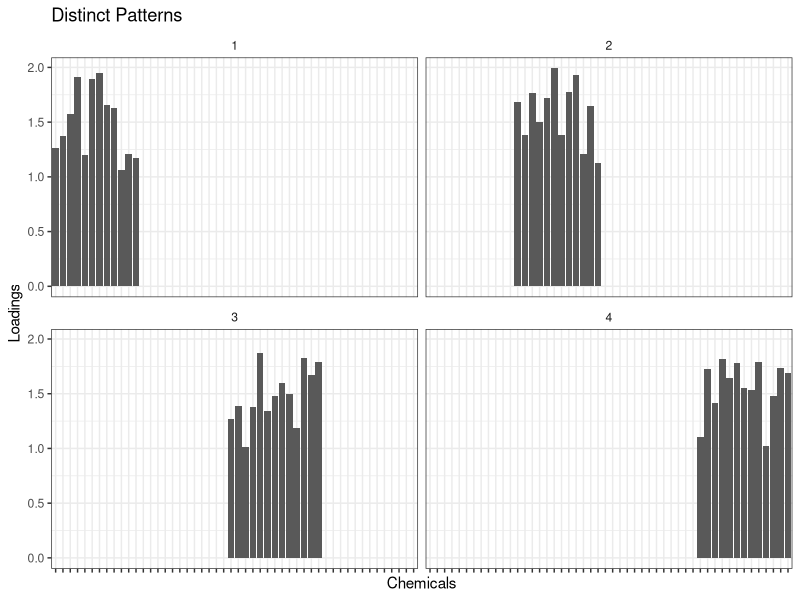
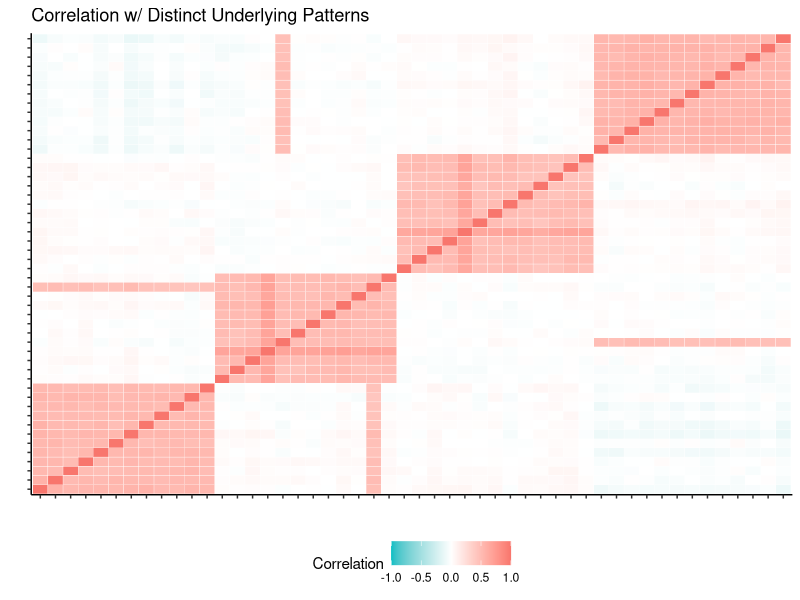
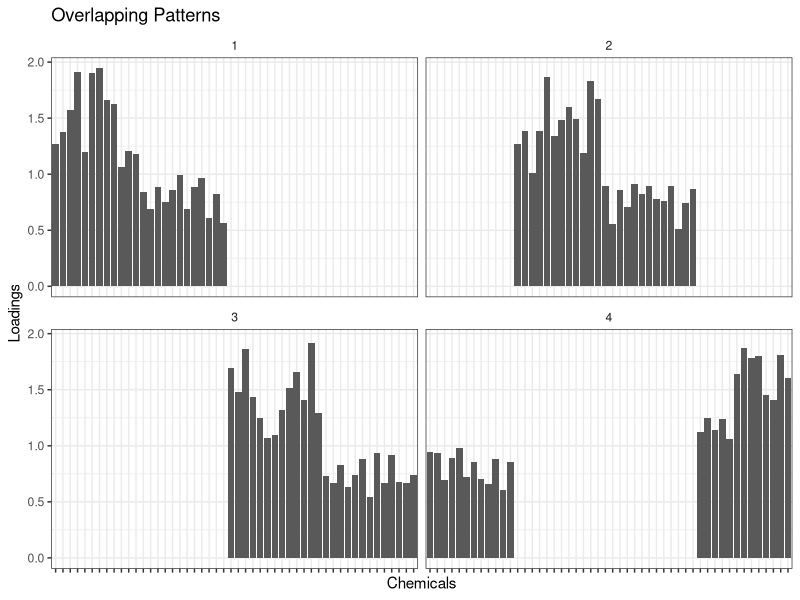
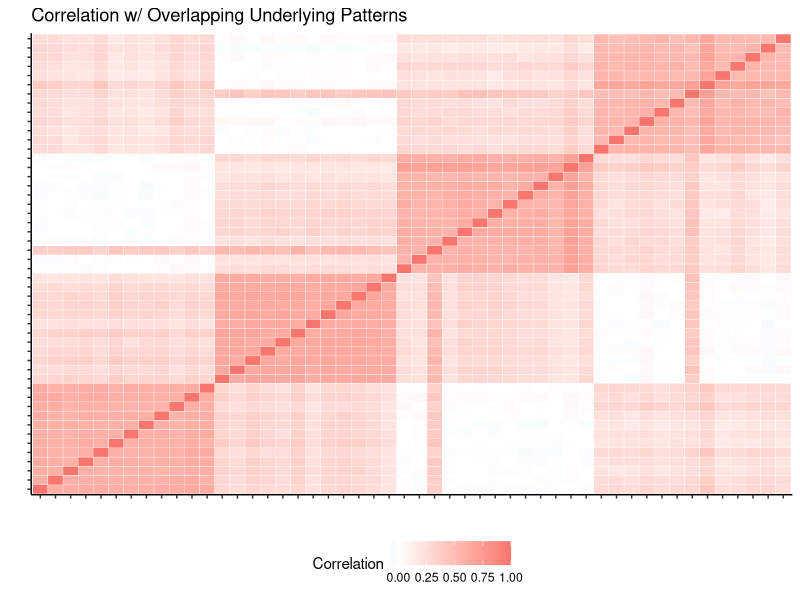
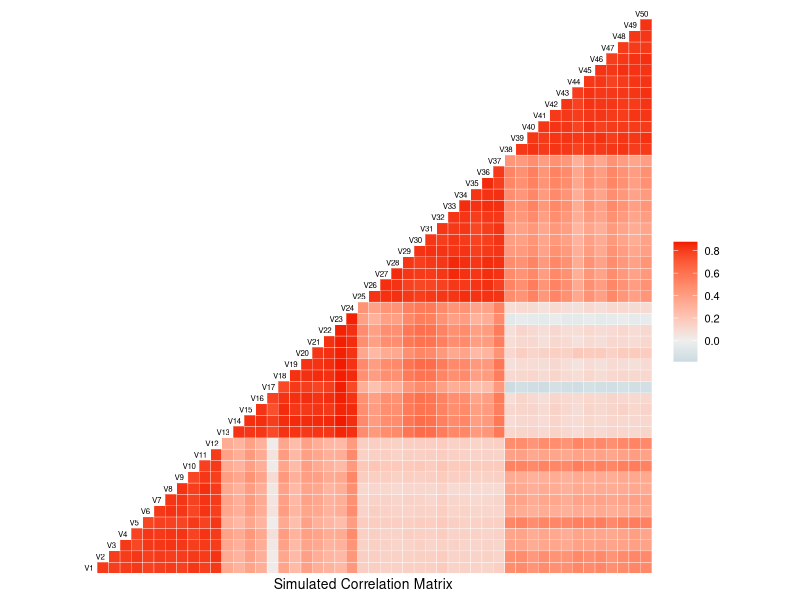

Source code (R) for these figures, in order:
## ---- chunk 1
options(scipen = 999)
library(reshape2) # melt
library(MASS) # mvrnorm
library(tidyverse)
library(GGally)
## ---- chunk 2
## Construct a matrix for 4 TRUE exposure patterns
## replace runif between 0--0.2 with rep 0
create_patterns_dist <- function (seed) {
  set.seed(seed)
  patterns_dist <- 
    rbind(c(runif(12, 1, 2),   rep(0, 38)),
          c(rep(0, 12),        runif(12, 1, 2),   rep(0, 26)),
          c(rep(0, 24),                           runif(13, 1, 2),  rep(0, 13)),
          c(rep(0, 37), runif(13, 1, 2)))
  patterns_dist
}

patterns_dist_iter <- tibble(seed = 1:100) %>% 
 mutate(true_patterns = map(seed, create_patterns_dist))
## ---- chunk 3
patterns_dist_iter$true_patterns[[1]] %>% as_tibble() %>% 
  mutate(Pattern = 1:4) %>% 
  dplyr::select(Pattern, everything()) %>% 
  gather(key = Chemicals, value = Loadings, -Pattern) %>% 
  mutate(Chemicals = fct_inorder(Chemicals)) %>%
  ggplot(aes(x = Chemicals, y = Loadings)) + geom_col() +
  facet_wrap(.~Pattern) + theme_bw() +
  theme(axis.text.x = element_blank(),
        strip.background = element_blank()) +
  labs(title = "Distinct Patterns")
## ---- chunk 4
create_scores_dist <- function (seed) {
  scores_dist <- matrix(nrow = 1000, ncol = 4)
  set.seed(seed)
  scores_dist <- exp(mvrnorm(n = 1000, mu = rep(1, 4), # mu = rnorm(4, mean = 1), 
                          Sigma = diag(rep(1, 4)))) # Independent log normal dist
  scores_dist
}

scores_dist_iter <- patterns_dist_iter %>% 
 mutate(true_scores = map(seed, create_scores_dist))
## ---- chunk 5
sim_dist <- scores_dist_iter %>% 
  mutate(chem = map2(true_scores, true_patterns, `%*%`))
## ---- chunk 6
add_noise <- function (seed, chemx) {
  noise <- list(mean = 0, var = apply(chemx, 2, var)/4)
  #noise <- list(mean = 0, var = rep(100, 50))
  set.seed(seed)
  chem_dist <- pmax(chemx + 
                      mvrnorm(n = 1000, mu = rep(0, 50), 
                                        Sigma = diag(noise$var)), 0)	
  chem_dist
}

sim_dist <- sim_dist %>% 
 mutate(sim = map2(seed, chem, add_noise))
## ---- chunk 7
dist <- sim_dist$sim[[2]]
melt(cor(dist, method = "spearman")) %>% 
  as_tibble() %>% 
  rename(Correlation = value) %>% 
  mutate(Var1 = as.factor(Var1),
         Var2 = as.factor(Var2)) %>% 
  ggplot(aes(x = Var1, y = Var2)) +
  geom_tile(aes(fill = Correlation), colour = "white") +
  scale_fill_gradient2(low = "#00BFC4", mid = "white", high = "#F8766D",
                       midpoint = 0,
                       na.value = "transparent", limits = c(-1, 1)) +
  theme_classic() + labs(x = "", y = "") +
  theme(axis.text = element_blank(),
        legend.position = "bottom") + 
  ggtitle("Correlation w/ Distinct Underlying Patterns")
## ---- chunk 8
# replace runif 0-0.2 with rep 0
create_patterns_over <- function (seed) {
  set.seed(seed)
  patterns_cor <-
    rbind(c(runif(12, 1, 2),   runif(12, 0.5, 1), rep(0, 26)),
          c(rep(0, 12),        runif(12, 1, 2),   runif(13, 0.5, 1), rep(0, 13)),
          c(rep(0, 24),                           runif(13, 1, 2),   runif(13, 0.5, 1)),
          c(runif(12, 0.5, 1), rep(0, 25),        runif(13, 1, 2)))
  patterns_cor
}

patterns_over_iter <- tibble(seed = 1:100) %>% 
 mutate(true_patterns = map(seed, create_patterns_over))
## ---- chunk 9
patterns_over_iter$true_patterns[[1]] %>% as_tibble() %>% 
  mutate(Pattern = 1:4) %>% 
  dplyr::select(Pattern, everything()) %>% 
  gather(key = Chemicals, value = Loadings, -Pattern) %>% 
  mutate(Chemicals = fct_inorder(Chemicals)) %>%
  ggplot(aes(x = Chemicals, y = Loadings)) + geom_col() +
  facet_wrap(.~Pattern) + theme_bw() +
  theme(axis.text.x = element_blank(),
        strip.background = element_blank()) +
  labs(title = "Overlapping Patterns")
## ---- chunk 10
sim_over <- scores_dist_iter %>% 
  dplyr::select(seed, true_scores) %>% 
  full_join(., patterns_over_iter) %>% 
  mutate(chem = map2(true_scores, true_patterns, `%*%`))
## ---- chunk 11
sim_over <- sim_over %>% 
 mutate(sim = map2(seed, chem, add_noise))
## ---- chunk 12
over <- sim_over$sim[[1]]

melt(cor(over, method = "spearman")) %>% 
  as_tibble() %>% 
  rename(Correlation = value) %>% 
  mutate(Var1 = as.factor(Var1),
         Var2 = as.factor(Var2)) %>% 
  ggplot(aes(x = Var1, y = Var2)) +
  geom_tile(aes(fill = Correlation), colour = "white") +
  scale_fill_gradient2(low = "#00BFC4", high = "#F8766D") +
  theme_classic() + labs(x = "", y = "") +
  theme(axis.text = element_blank(),
        legend.position = "bottom") + 
  ggtitle("Correlation w/ Overlapping Underlying Patterns")
## ---- chunk 13
create_scores_cor <- function (seed) {
  scores_cor <- matrix(nrow = 1000, ncol = 4)
  cov <- matrix( c(1,    0.25, 0.15, 0.15,
                  0.25, 1,    0.15, 0.15,
                  0.15, 0.15, 1,    0.25,
                  0.15, 0.15, 0.25, 1), nrow = 4)
  
  set.seed(seed)
  scores_cor <- exp(mvrnorm(n = 1000, mu = rep(1, 4), 
                          Sigma = cov)) # dists are kind of DEPENDENT
  }

scores_cor_iter <- patterns_over_iter %>% 
 mutate(true_scores = map(seed, create_scores_cor))
## ---- chunk 14
sim_cor <- scores_cor_iter %>% 
  dplyr::select(seed, true_scores) %>% 
  full_join(., patterns_over_iter) %>% 
  mutate(chem = map2(true_scores, true_patterns, `%*%`))
## ---- chunk 15
sim_cor <- sim_cor %>% 
 mutate(sim = map2(seed, chem, add_noise))
## ---- chunk 16
simm <- sim_cor$sim[[1]]

ggcorr(as_tibble(simm), limits = FALSE,
       hjust = 0.85, size = 2, layout.exp = 1) +
  labs(x = "Simulated Correlation Matrix") +
  theme_minimal(base_size = 10)
## ---- chunk 17
sim_noise <- rbind(sim_dist %>% mutate(data = "Distinct"),
      sim_over %>% mutate(data = "Overlapping"),
      sim_cor %>% mutate(data = "Correlated"))
  
sim_noise

# for (i in 1:nrow(sim_dgp_rep1)) {
#   write_csv(as_tibble(sim_dgp_rep1$sim[[i]]), paste0("./Sims/dgp_rep1/sim_dgp_rep1_", i, ".csv"))
# }

# save(sim_dgp_rep1, file = "./Sims/sim_dgp_rep1.RDA")
